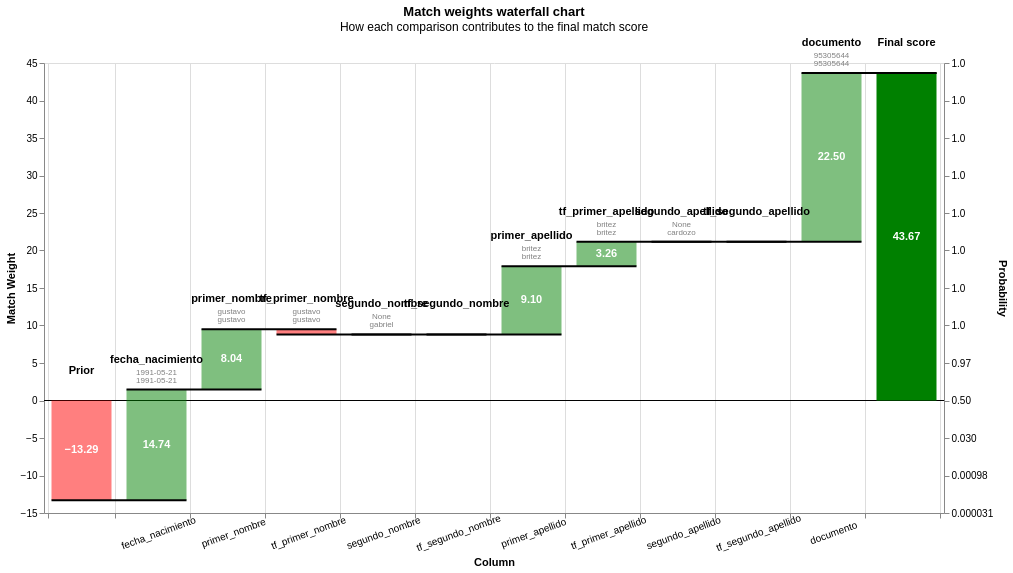

Source (notebook cell):
### Code cell
records_to_view  = predictions_max_match_prob.sample(n=50, random_state = 13).to_dict(orient="records")
linker.waterfall_chart(records_to_view, filter_nulls=False)

### Figure 1 — Vega-Lite specification as saved in the notebook (floating-point values rounded to 4 significant figures; data arrays with more than 128 entries replaced by an {"elided": "..."} marker saying what was removed)
{"config": {"view": {"continuousWidth": 400, "continuousHeight": 300}}, "layer": [{"layer": [{"mark": "rule", "encoding": {"color": {"value": "black"}, "size": {"value": 0.5}, "y": {"field": "zero", "type": "quantitative"}}}, {"mark": {"type": "bar", "width": 60}, "encoding": {"color": {"condition": {"test": "(datum.log2_bayes_factor < 0)", "value": "red"}, "value": "green"}, "opacity": {"condition": {"test": "datum.column_name == 'Prior match weight' || datum.column_name == 'Final score'", "value": 1}, "value": 0.5}, "tooltip": [{"field": "column_name", "title": "Comparison column", "type": "nominal"}, {"field": "value_l", "title": "Value (L)", "type": "nominal"}, {"field": "value_r", "title": "Value (R)", "type": "nominal"}, {"field": "label_for_charts", "title": "Label", "type": "ordinal"}, {"field": "sql_condition", "title": "SQL condition", "type": "nominal"}, {"field": "comparison_vector_value", "title": "Comparison vector value", "type": "nominal"}, {"field": "bayes_factor", "format": ",.4f", "title": "Bayes factor = m/u", "type": "quantitative"}, {"field": "log2_bayes_factor", "format": ",.4f", "title": "Match weight = log2(m/u)", "type": "quantitative"}, {"field": "prob", "format": ".4f", "title": "Cumulative match probability", "type": "quantitative"}, {"field": "bayes_factor_description", "title": "Match weight description", "type": "nominal"}], "x": {"axis": {"grid": true, "labelAlign": "center", "labelAngle": -20, "labelExpr": "datum.value == 'Prior' || datum.value == 'Final score' ? '' : datum.value", "labelPadding": 10, "tickBand": "extent", "title": "Column"}, "field": "column_name", "sort": {"field": "bar_sort_order", "order": "ascending"}, "type": "nominal"}, "y": {"axis": {"grid": false, "orient": "left", "title": "Match Weight"}, "field": "previous_sum", "type": "quantitative"}, "y2": {"field": "sum"}}}, {"mark": {"type": "text", "fontWeight": "bold"}, "encoding": {"color": {"value": "white"}, "text": {"condition": {"test": "abs(datum.log2_bayes_factor) > 1", "field": "log2_bayes_factor", "format": ".2f", "type": "nominal"}, "value": ""}, "x": {"axis": {"labelAngle": -20, "title": "Column"}, "field": "column_name", "sort": {"field": "bar_sort_order", "order": "ascending"}, "type": "nominal"}, "y": {"axis": {"orient": "left"}, "field": "center", "type": "quantitative"}}}, {"mark": {"type": "text", "baseline": "bottom", "dy": -25, "fontWeight": "bold"}, "encoding": {"color": {"value": "black"}, "text": {"field": "column_name", "type": "nominal"}, "x": {"axis": {"labelAngle": -20, "title": "Column"}, "field": "column_name", "sort": {"field": "bar_sort_order", "order": "ascending"}, "type": "nominal"}, "y": {"field": "sum_top", "type": "quantitative"}}}, {"mark": {"type": "text", "baseline": "bottom", "dy": -13, "fontSize": 8}, "encoding": {"color": {"value": "grey"}, "text": {"field": "value_l", "type": "nominal"}, "x": {"axis": {"labelAngle": -20, "title": "Column"}, "field": "column_name", "sort": {"field": "bar_sort_order", "order": "ascending"}, "type": "nominal"}, "y": {"field": "sum_top", "type": "quantitative"}}}, {"mark": {"type": "text", "baseline": "bottom", "dy": -5, "fontSize": 8}, "encoding": {"color": {"value": "grey"}, "text": {"field": "value_r", "type": "nominal"}, "x": {"axis": {"labelAngle": -20, "title": "Column"}, "field": "column_name", "sort": {"field": "bar_sort_order", "order": "ascending"}, "type": "nominal"}, "y": {"field": "sum_top", "type": "quantitative"}}}]}, {"mark": {"type": "rule", "color": "black", "strokeWidth": 2, "x2Offset": 30, "xOffset": -30}, "encoding": {"x": {"axis": {"labelAngle": -20, "title": "Column"}, "field": "column_name", "sort": {"field": "bar_sort_order", "order": "ascending"}, "type": "nominal"}, "x2": {"field": "lead"}, "y": {"axis": {"labelExpr": "format(1 / (1 + pow(2, -1*datum.value)), '.2r')", "orient": "right", "title": "Probability"}, "field": "sum", "scale": {"zero": false}, "type": "quantitative"}}}], "data": {"name": "data-c475c1452b2ace3301d91b194e1e88b0"}, "height": 450, "params": [{"name": "record_number", "bind": {"input": "range", "max": 49, "min": 0, "step": 1}, "value": 0}], "resolve": {"axis": {"y": "independent"}}, "title": {"text": "Match weights waterfall chart", "subtitle": "How each comparison contributes to the final match score"}, "transform": [{"filter": "(datum.record_number == record_number)"}, {"window": [{"op": "sum", "field": "log2_bayes_factor", "as": "sum"}, {"op": "lead", "field": "column_name", "as": "lead"}], "frame": [null, 0]}, {"calculate": "datum.column_name === \"Final score\" ? datum.sum - datum.log2_bayes_factor : datum.sum", "as": "sum"}, {"calculate": "datum.lead === null ? datum.column_name : datum.lead", "as": "lead"}, {"calculate": "datum.column_name === \"Final score\" || datum.column_name === \"Prior match weight\" ? 0 : datum.sum - datum.log2_bayes_factor", "as": "previous_sum"}, {"calculate": "datum.sum > datum.previous_sum ? datum.column_name : \"\"", "as": "top_label"}, {"calculate": "datum.sum < datum.previous_sum ? datum.column_name : \"\"", "as": "bottom_label"}, {"calculate": "datum.sum > datum.previous_sum ? datum.sum : datum.previous_sum", "as": "sum_top"}, {"calculate": "datum.sum < datum.previous_sum ? datum.sum : datum.previous_sum", "as": "sum_bottom"}, {"calculate": "(datum.sum + datum.previous_sum) / 2", "as": "center"}, {"calculate": "(datum.log2_bayes_factor > 0 ? \"+\" : \"\") + datum.log2_bayes_factor", "as": "text_log2_bayes_factor"}, {"calculate": "datum.sum < datum.previous_sum ? 4 : -4", "as": "dy"}, {"calculate": "datum.sum < datum.previous_sum ? \"top\" : \"bottom\"", "as": "baseline"}, {"calculate": "1. / (1 + pow(2, -1.*datum.sum))", "as": "prob"}, {"calculate": "0*datum.sum", "as": "zero"}], "width": {"step": 75}, "$schema": "https://vega.github.io/schema/vega-lite/v5.9.3.json", "datasets": {"data-c475c1452b2ace3301d91b194e1e88b0": {"elided": "600 records"}}}
